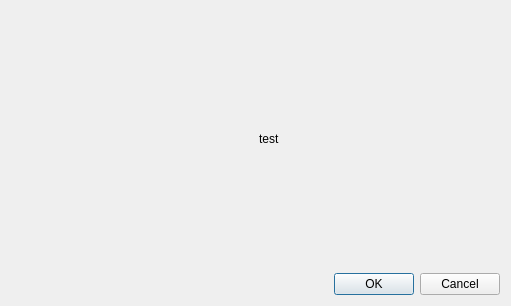
<?xml version="1.0" encoding="UTF-8"?>
<ui version="4.0">
 <class>QRCDetectWidget</class>
 <widget class="QWidget" name="QRCDetectWidget">
  <property name="geometry">
   <rect>
    <x>0</x>
    <y>0</y>
    <width>511</width>
    <height>306</height>
   </rect>
  </property>
  <property name="windowTitle">
   <string>Form</string>
  </property>
  <layout class="QVBoxLayout" name="verticalLayout">
   <item>
    <layout class="QHBoxLayout" name="horizontalLayout">
     <item>
      <widget class="QLabel" name="imViewer">
       <property name="text">
        <string/>
       </property>
      </widget>
     </item>
     <item>
      <widget class="QLabel" name="info">
       <property name="text">
        <string>test</string>
       </property>
      </widget>
     </item>
    </layout>
   </item>
   <item>
    <widget class="QDialogButtonBox" name="buttonBox">
     <property name="standardButtons">
      <set>QDialogButtonBox::Cancel|QDialogButtonBox::Ok</set>
     </property>
    </widget>
   </item>
  </layout>
 </widget>
 <resources/>
 <connections/>
</ui>
